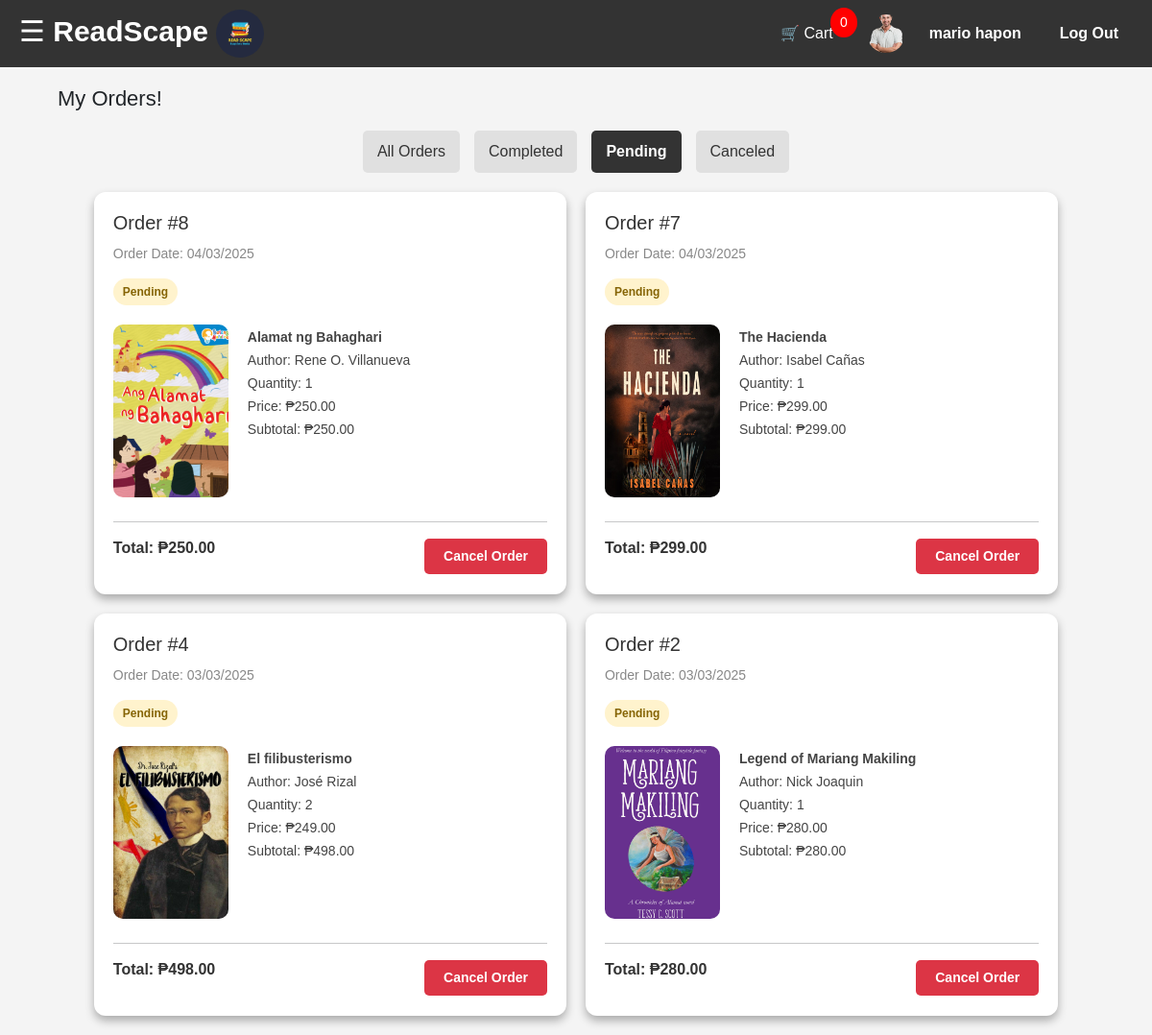
/order.php?status=pending (signed in), run on an earlier commit of the app's database.
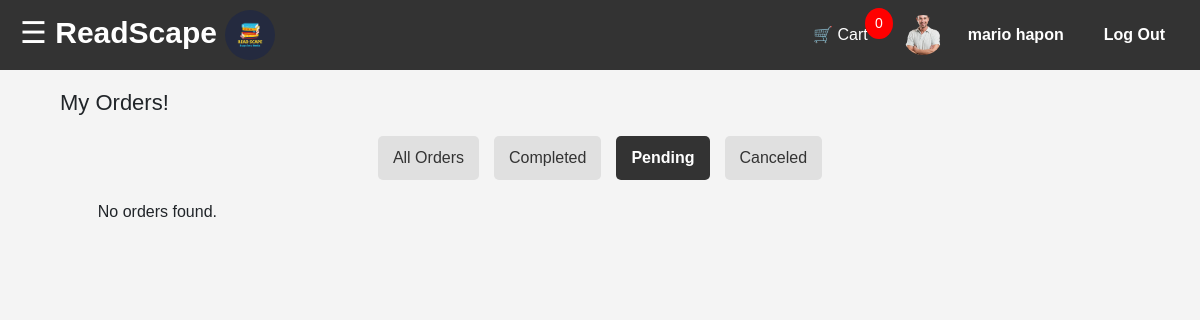
And on a later commit of the database.
### tables this page shows
CREATE TABLE `orders` (
  `id` int(11) NOT NULL,
  `user_id` int(11) NOT NULL,
  `total` decimal(10,2) NOT NULL,
  `shipping_address` text NOT NULL,
  `payment_method` varchar(50) NOT NULL,
  `order_date` timestamp NOT NULL DEFAULT current_timestamp(),
  `status` varchar(20) NOT NULL DEFAULT 'pending',
  `email` varchar(255) DEFAULT NULL,
  `first_name` varchar(100) DEFAULT NULL,
  `last_name` varchar(100) DEFAULT NULL,
  `mobile` varchar(20) DEFAULT NULL,
  `address` text DEFAULT NULL,
  `city` varchar(100) DEFAULT NULL,
  `state` varchar(100) DEFAULT NULL,
  `zipcode` varchar(20) DEFAULT NULL
);

### order.php (the view, shortened to what the changed rows need)
<?php
@include 'db_connect.php';
$user_id = $_SESSION['id'];
$status_filter = isset($_GET['status']) ? $_GET['status'] : 'all';
$sql = "SELECT orders.id AS order_id, orders.order_date, orders.status,
        GROUP_CONCAT(books.title SEPARATOR '|||') AS titles,
        GROUP_CONCAT(books.book_image SEPARATOR '|||') AS book_images,
        GROUP_CONCAT(books.author SEPARATOR '|||') AS authors,
        GROUP_CONCAT(order_items.quantity SEPARATOR '|||') AS quantities,
        GROUP_CONCAT(order_items.price SEPARATOR '|||') AS prices
        FROM orders
        JOIN order_items ON orders.id = order_items.order_id
        JOIN books ON order_items.book_id = books.isbn
        WHERE orders.user_id = ? AND (orders.status = ? OR ? = 'all')
        GROUP BY orders.id
        ORDER BY orders.order_date DESC";
$stmt = mysqli_prepare($conn, $sql);
mysqli_stmt_bind_param($stmt, "iss", $user_id, $status_filter, $status_filter);
mysqli_stmt_execute($stmt);
$result = mysqli_stmt_get_result($stmt);
$orders = [];
while ($row = mysqli_fetch_assoc($result)) {
    $orders[] = [
        'order_id' => $row['order_id'],
        'order_date' => $row['order_date'],
        'status' => $row['status'],
        'titles' => explode('|||', $row['titles']),
        'book_images' => explode('|||', $row['book_images']),
        'authors' => explode('|||', $row['authors']),
        'quantities' => explode('|||', $row['quantities']),
        'prices' => explode('|||', $row['prices']),
    ];
}
?>
<!DOCTYPE html>
<html lang="en">
<head>
    <link rel="stylesheet" href="https://cdnjs.cloudflare.com/ajax/libs/font-awesome/6.0.0-beta3/css/all.min.css">
    <link href="https://cdn.jsdelivr.net/npm/bootstrap@5.0.2/dist/css/bootstrap.min.css" rel="stylesheet">
</head>
<body>
    <div class="search-header">
        <div class="header-text">
            <h2>My Orders!</h2>
        </div>
    </div>
    <div class="container">
        <div class="order-list">
            <?php if (empty($orders)): ?>
                <p>No orders found.</p>
            <?php else: ?>
                <?php foreach ($orders as $order): ?>
                    <div class="order-card">
                        <h3>Order #<?php echo htmlspecialchars($order['order_id']); ?></h3>
                        <p class="order-date">Order Date: <?php echo htmlspecialchars(date('d/m/Y', strtotime($order['order_date']))); ?></p>
                        <p class="status <?php echo strtolower($order['status']); ?>"><?php echo ucfirst($order['status']); ?></p>
                        <div class="order-items">
                            <table>
                                <?php
                                $total_price = 0;
                                $i = 0;
                                $image_path = !empty($order['book_images'][$i]) ? 'images/' . htmlspecialchars($order['book_images'][$i]) : 'images/default_book.png';
                                $subtotal = $order['prices'][$i] * $order['quantities'][$i];
                                $total_price += $subtotal;
                                ?>
                                <tr>
                                    <td class="image">
                                        <img src="<?php echo $image_path; ?>" alt="Book Image">
                                    </td>
                                    <td class="name">
                                        <p><strong><?php echo htmlspecialchars($order['titles'][$i]); ?></strong></p>
                                        <p>Author: <?php echo htmlspecialchars($order['authors'][$i]); ?></p>
                                        <p>Quantity: <?php echo htmlspecialchars($order['quantities'][$i]); ?></p>
                                        <p>Price: ₱<?php echo number_format($order['prices'][$i], 2); ?></p>
                                        <p>Subtotal: ₱<?php echo number_format($subtotal, 2); ?></p>
                                    </td>
                                </tr>
                            </table>
                        </div>
                        <hr style="margin: 15px 0;">
                        <div class="order-footer">
                            <p class="order-total">Total: ₱<?php echo number_format($total_price, 2); ?></p>
                            <?php if (strtolower($order['status']) === 'pending'): ?>
                                <div class="status-buttons">
                                    <form action="cancel_order.php" method="POST" style="display: inline;">
                                        <button type="submit" class="cancel-btn">Cancel Order</button>
                                    </form>
                                </div>
                            <?php endif; ?>
                        </div>
                    </div>
                <?php endforeach; ?>
            <?php endif; ?>
        </div>
    </div>
</body>
</html>

What changed in the data, as far as the page shows it:
no longer on this page (row edited): orders: id "8", order_date "04/03/2025", status "Pending", shows a picture, titles "Alamat ng Bahaghari", authors "Rene O. Villanueva", quantities "1", prices "250.00", subtotal "250.00", total_price "250.00"
no longer on this page (row edited): orders: id "7", order_date "04/03/2025", status "Pending", shows a picture, titles "The Hacienda", authors "Isabel Cañas", quantities "1", prices "299.00", subtotal "299.00", total_price "299.00"
no longer on this page (row edited): orders: id "4", order_date "03/03/2025", status "Pending", shows a picture, titles "El filibusterismo", authors "José Rizal", quantities "2", prices "249.00", subtotal "498.00", total_price "498.00"
no longer on this page (row edited): orders: id "2", order_date "03/03/2025", status "Pending", shows a picture, titles "Legend of Mariang Makiling", authors "Nick Joaquin", quantities "1", prices "280.00", subtotal "280.00", total_price "280.00"
Also different on the page:
text now shown: "No orders found."
